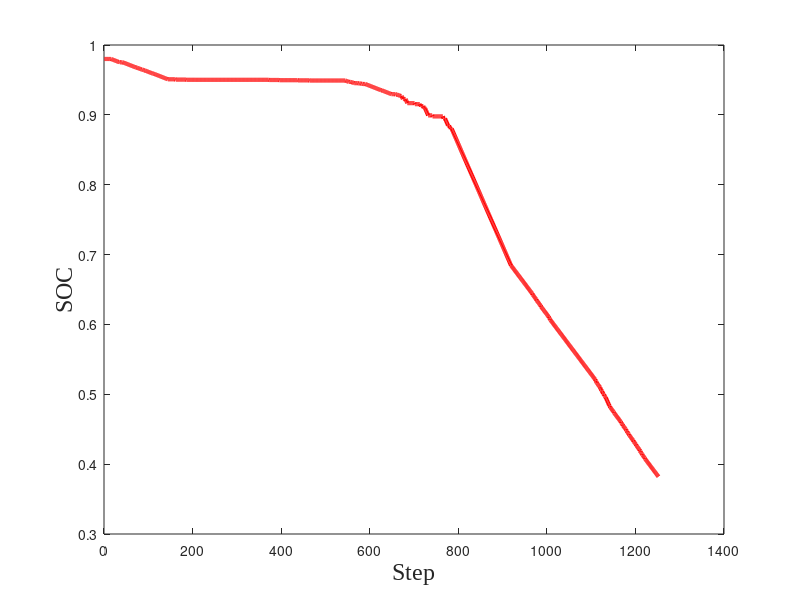

Here is the MATLAB script that generated this plot: (Note: this script raises an error after producing the figure.)
%% 飞车不同路线soc计算,能量的耗费情况  想要精确的计算必须要知道车具体工况下的具体参数
clc
clear
close all
load('path1.mat')
load('path_new.mat')
%path_di=path1(1:681,1:3);
path_di=path_new(1:670,1:3);
U=100;
%open_list=[pose_start(1:3),initial_yaw,initial_cost,0,initial_cost,pose_start(1:3),initial_yaw]; 
soc_di(1)=0.98  ;
C_total= 3000000 ;

%地面行驶
for i=1:1:(length(path_di)-1)
    if path_di(i)<path_di(i+1)
        distance_di_pa(i)=sqrt((path_di(i,1)-path_di(i+1,1))^2+(path_di(i,2)-path_di(i+1,2))^2+(path_di(i,2)-path_di(i+1,2))^2);
    else  distance_di_pa(i)=0;
    end
end
for i=1:1:(length(path_di)-1)
    if path_di(i)>path_di(i+1)
        distance_di_jiang(i)=sqrt((path_di(i,1)-path_di(i+1,1))^2+(path_di(i,2)-path_di(i+1,2))^2+(path_di(i,2)-path_di(i+1,2))^2);
    else  distance_di_jiang(i)=0;
    end
end
for i=1:1:(length(path_di)-1)
    if path_di(i)==path_di(i+1)
        distance_di_ping(i)=sqrt((path_di(i,1)-path_di(i+1,1))^2+(path_di(i,2)-path_di(i+1,2))^2+(path_di(i,2)-path_di(i+1,2))^2);
    else  distance_di_ping(i)=0;
    end
end
t_di_pa=distance_di_pa/2;
t_di_ping=distance_di_ping/3;
t_di_jiang=distance_di_jiang/4;
energy_di_pa=t_di_pa*460;

energy_di_ping=t_di_pa*405;
energy_di_jiang=t_di_jiang*200;
energy_di=energy_di_pa+energy_di_ping+energy_di_jiang;
energy_di=energy_di';
for i=1:1:(length(path_di)-1)
soc_di(i+1)=soc_di(i)-(energy_di(i)/C_total);
end
% figure
% plot(soc_di,'b','LineWidth',1.2)
% xlabel('time/(s)'), ylabel('soc');




%空中飞行
%681之后是飞行
path_air=path1(671:1252,1:3);
soc_air(1)=soc_di(length(soc_di));
for i=1:1:(length(path_air)-1)
    if path_air(i)<path_air(i+1)
        distance_air_pa(i)=sqrt((path_air(i,1)-path_air(i+1,1))^2+(path_air(i,2)-path_air(i+1,2))^2+(path_air(i,2)-path_air(i+1,2))^2);
    else  distance_air_pa(i)=0;
    end
end
for i=1:1:(length(path_air)-1)
    if path_air(i)>path_air(i+1)
        distance_air_jiang(i)=sqrt((path_air(i,1)-path_air(i+1,1))^2+(path_air(i,2)-path_air(i+1,2))^2+(path_air(i,2)-path_air(i+1,2))^2);
    else  distance_air_jiang(i)=0;
    end
end
for i=1:1:(length(path_air)-1)
    if path_air(i)==path_air(i+1)
        distance_air_ping(i)=sqrt((path_air(i,1)-path_air(i+1,1))^2+(path_air(i,2)-path_air(i+1,2))^2+(path_air(i,2)-path_air(i+1,2))^2);
    else  distance_air_ping(i)=0;
    end
end
t_air_pa=distance_air_pa/1;
t_air_ping=distance_air_ping/5;
t_air_jiang=distance_air_jiang/1.3;
energy_air_pa=t_air_pa*1530;

energy_air_ping=t_air_pa*1000;
energy_air_jiang=t_air_jiang*1264;
energy_air=energy_air_pa+energy_air_ping+energy_air_jiang;
energy_air=energy_air';
for i=1:1:(length(path_air)-1)
soc_air(i+1)=soc_air(i)-(energy_air(i)/C_total);
end
soc=[soc_di,soc_air];
figure

plot(soc,'r-','LineWidth',3.0)
ylabel('SOC','Fontname','Times New Roman','FontSize',17);
xlabel('Step','Fontname','Times New Roman','FontSize',17);
%xlim([0,1283]);
ax = gca;
ax.XGrid = 'off';
ax.YGrid = 'on';
ax.GridColor = [0 .5 .5];
ax.GridLineStyle = '--';
ax.GridAlpha = 0.9;
set(gcf,'Position',[100 100 1100 300]);

% %%
% %%  新路线
% soc_di1(1)=0.98;
% path_di=path_new(1:670,1:3);
% for i=1:1:(length(path_di)-1)
%     if path_di(i)<path_di(i+1)
%         distance_di_pa(i)=sqrt((path_di(i,1)-path_di(i+1,1))^2+(path_di(i,2)-path_di(i+1,2))^2+(path_di(i,2)-path_di(i+1,2))^2);
%     else  distance_di_pa(i)=0;
%     end
% end
% for i=1:1:(length(path_di)-1)
%     if path_di(i)>path_di(i+1)
%         distance_di_jiang(i)=sqrt((path_di(i,1)-path_di(i+1,1))^2+(path_di(i,2)-path_di(i+1,2))^2+(path_di(i,2)-path_di(i+1,2))^2);
%     else  distance_di_jiang(i)=0;
%     end
% end
% for i=1:1:(length(path_di)-1)
%     if path_di(i)==path_di(i+1)
%         distance_di_ping(i)=sqrt((path_di(i,1)-path_di(i+1,1))^2+(path_di(i,2)-path_di(i+1,2))^2+(path_di(i,2)-path_di(i+1,2))^2);
%     else  distance_di_ping(i)=0;
%     end
% end
% t_di_pa=distance_di_pa/2;
% t_di_ping=distance_di_ping/3;
% t_di_jiang=distance_di_jiang/4;
% energy_di_pa=t_di_pa*460;
% 
% energy_di_ping=t_di_pa*405;
% energy_di_jiang=t_di_jiang*200;
% energy_di=energy_di_pa+energy_di_ping+energy_di_jiang;
% energy_di=energy_di';
% for i=1:1:(length(path_di)-1)
% soc_di1(i+1)=soc_di1(i)-(energy_di(i)/C_total);
% end
% % figure
% % plot(soc_di,'b','LineWidth',1.2)
% % xlabel('time/(s)'), ylabel('soc');
% 
% 
% 
% 
% %空中飞行
% %681之后是飞行
% path_air=path_new(671:1251,1:3);
% soc_air1(1)=soc_di1(length(soc_di));
% for i=1:1:(length(path_air)-1)
%     if path_air(i)<path_air(i+1)
%         distance_air_pa(i)=sqrt((path_air(i,1)-path_air(i+1,1))^2+(path_air(i,2)-path_air(i+1,2))^2+(path_air(i,2)-path_air(i+1,2))^2);
%     else  distance_air_pa(i)=0;
%     end
% end
% for i=1:1:(length(path_air)-1)
%     if path_air(i)>path_air(i+1)
%         distance_air_jiang(i)=sqrt((path_air(i,1)-path_air(i+1,1))^2+(path_air(i,2)-path_air(i+1,2))^2+(path_air(i,2)-path_air(i+1,2))^2);
%     else  distance_air_jiang(i)=0;
%     end
% end
% for i=1:1:(length(path_air)-1)
%     if path_air(i)==path_air(i+1)
%         distance_air_ping(i)=sqrt((path_air(i,1)-path_air(i+1,1))^2+(path_air(i,2)-path_air(i+1,2))^2+(path_air(i,2)-path_air(i+1,2))^2);
%     else  distance_air_ping(i)=0;
%     end
% end
% t_air_pa=distance_air_pa/1;
% t_air_ping=distance_air_ping/5;
% t_air_jiang=distance_air_jiang/1.3;
% energy_air_pa=t_air_pa*1530;
% 
% energy_air_ping=t_air_pa*1000;
% energy_air_jiang=t_air_jiang*1264;
% energy_air=energy_air_pa+energy_air_ping+energy_air_jiang;
% energy_air=energy_air';
% for i=1:1:(length(path_air)-1)
% soc_air1(i+1)=soc_air1(i)-(energy_air(i)/C_total);
% end
% soc1=[soc_di1,soc_air1];
% hold on
% plot(soc1,'color',[16 137 148]/255,'LineWidth',2.0)
% ylabel('SOC','Fontname','Times New Roman','FontSize',17);
% xlabel('Step','Fontname','Times New Roman','FontSize',17);
% %xlim([0,1283]);
% ax = gca;
% ax.XGrid = 'off';
% ax.YGrid = 'on';
% ax.GridColor = [0 .5 .5];
% ax.GridLineStyle = '--';
% ax.GridAlpha = 0.9;
% set(gcf,'Position',[100 100 1100 300]);


